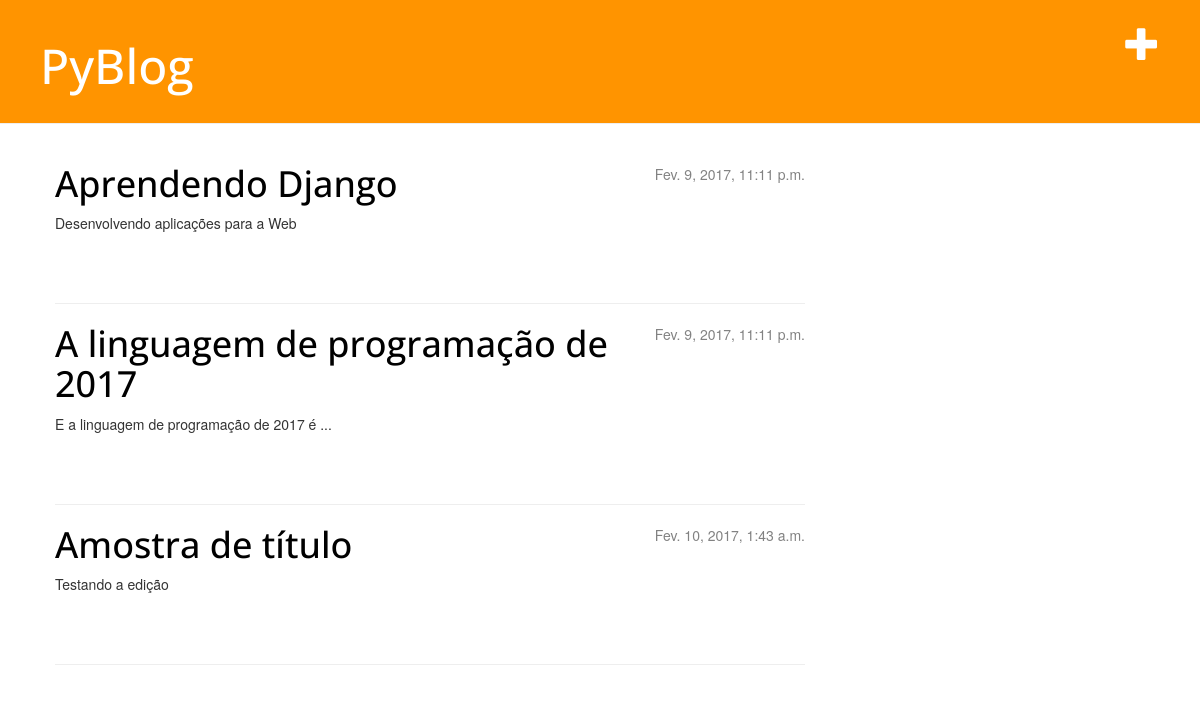
Before: / with the older database file.
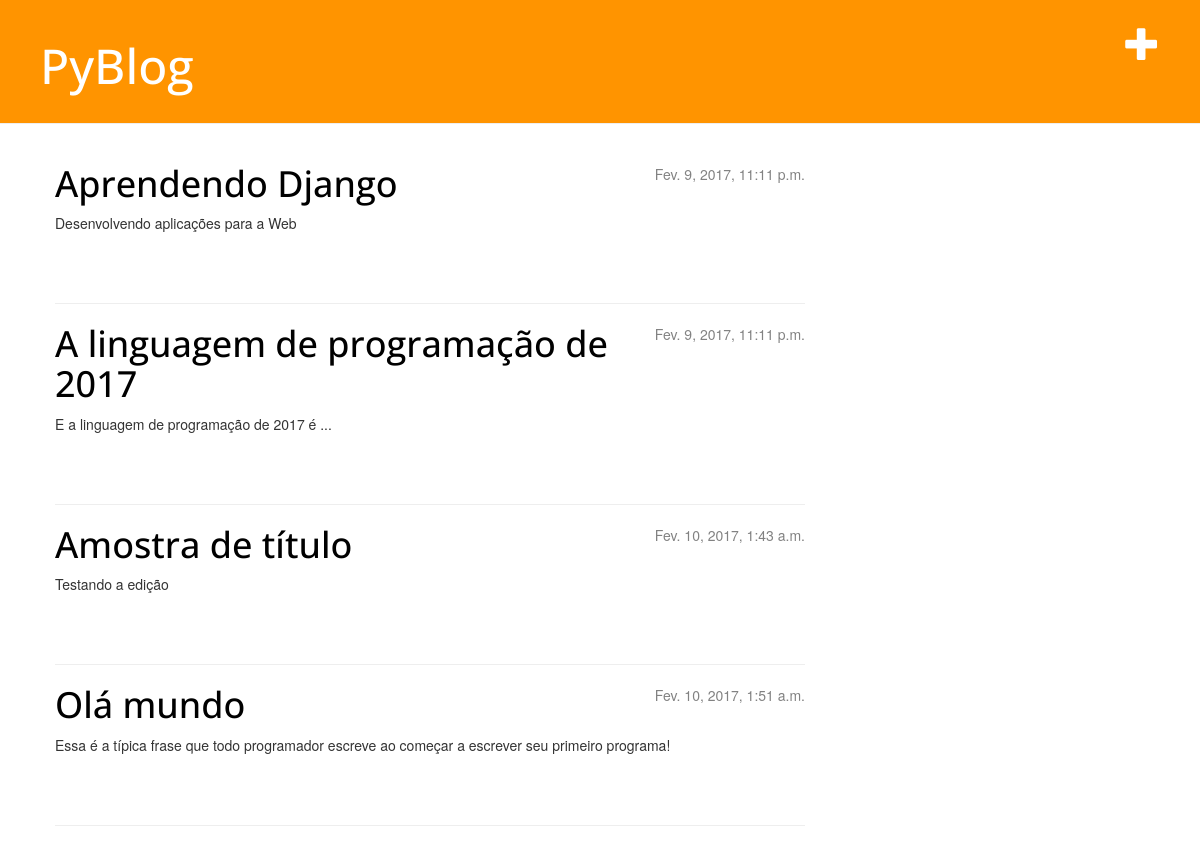
After: the same page with the newer database file.
### blog/models.py (models this page shows, shortened)
class Post(models.Model):
    autor = models.ForeignKey('auth.User')
    titulo = models.CharField(max_length=200)
    texto = models.TextField()
    data_criacao = models.DateTimeField(default=timezone.now)
    data_publicacao = models.DateTimeField(blank=True, null=True)

### blog/views.py (the view)
# urls.py: url(r'^$', views.post_list, name="post_list"),
def post_list(request):
    posts = Post.objects.filter(data_publicacao__lte=timezone.now()).order_by('data_publicacao')
    return render(request, 'blog/post_list.html', {'posts': posts})

### templates/blog/post_list.html
{% extends "blog/base.html" %}
{% block conteudo %}
    {% for post in posts %}
        <div class="post">
            <div class="date">
                {{ post.data_publicacao }}
            </div>
            <h1><a href="{% url 'post_detail' pk=post.pk %}">{{ post.titulo }}</a></h1>
            <p>{{ post.texto|linebreaksbr }}</p>
        </div>
        <hr/>
    {% endfor %}
{% endblock %}

### templates/blog/base.html (shortened to what this page needs)
<!DOCTYPE html>
{% load staticfiles %}
<html lang="pt-br">
<head>
    <link rel="stylesheet" href="https://maxcdn.bootstrapcdn.com/bootstrap/3.3.7/css/bootstrap.min.css"
/>
    <link rel="stylesheet" href="{% static "css/blog.css" %}"/>
</head>
<body>
    <div class="page-header">
        <a href="{% url 'post_new' %}" class="top-menu"><span class="glyphicon glyphicon-plus"></span></a>
        <h1><a href="/">PyBlog</a></h1>
    </div>
    <div class="content container">
        <div class="row">
            <div class="col-md-8">
                {% block conteudo %}
                {% endblock %}
            </div>
        </div>
    </div>
</body>
</html>

### blog/static/css/blog.css (style rules this page uses)
h1 a { color: #FCA205; font-family: 'Open Sans', sans-serif; }
.page-header { background-color: #ff9400; margin-top: 0; padding: 20px 20px 20px 40px; }
.page-header h1, .page-header h1 a, .page-header h1 a:visited, .page-header h1 a:active { color: #ffffff; font-size: 36pt; text-decoration: none; }
.content { margin-left: 40px; }
h1, h2, h3, h4 { font-family: 'Open Sans', sans-serif; }
.date { float: right; color: #828282; }
.top-menu, .top-menu:hover, .top-menu:visited { color: #ffffff; float: right; font-size: 26pt; margin-right: 20px; }
.post { margin-bottom: 70px; }
.post h1 a, .post h1 a:visited { color: #000000; }

Changed rows visible on the page:
added Post: data_publicacao "Fev. 10, 2017, 1:51 a.m.", titulo "Olá mundo", texto "Essa é a típica frase que todo programador escreve ao começar a escrever seu primeiro programa!"
